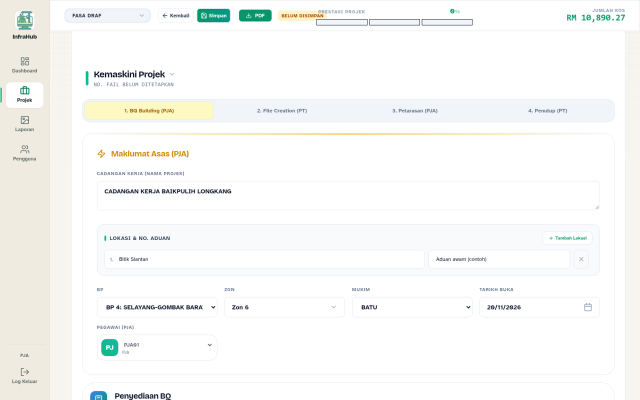
#> input picture docs/overhaul/v2/reports/img/P2/00-before-desktop-header.png, 1280 x 800 px, given in place of kit-desktop.png, which was not available (shown at 1/2 size)
$ python prep_crops.py
#> lines starting #> are read from the running program, lines starting #| are printed output that depends on the picture
"""Crop screenshots for the R1 chapters into img/r1/*.png (originals stay untouched in img-v2/).

Kit slices are cut at the section gaps found by find_gaps.py. P2/D crops are cut around the dialog or header.
Writes ref/crops.png, a contact sheet for checking the crops by eye.
"""
import os

from PIL import Image

HERE = os.path.dirname(os.path.abspath(__file__))
SRC = os.path.join(HERE, "img-v2")
OUT = os.path.join(HERE, "img", "r1")
os.makedirs(OUT, exist_ok=True)

KIT = {"kit-tokens": (100, 410, 1180, 866), "kit-buttons": (100, 948, 1180, 1444), "kit-chips": (100, 1526, 1180, 1897),
       "kit-flow": (100, 1981, 1180, 2561), "kit-count": (100, 2644, 1180, 2852), "kit-diff": (100, 2934, 1180, 3513),
       "kit-bq": (100, 3595, 1180, 3906)}
CROPS = {  # out name: (source file, box)
    "p2-swap": ("P2/03-desktop-swap-list.png", (380, 230, 900, 570)),
    "p2-preview": ("P2/04-desktop-reprice-preview.png", (380, 100, 900, 700)),
    "p2-rowflag": ("P2/05-desktop-row-indicator.png", (400, 60, 1280, 800)),
    "p2-decision": ("P2/05b-desktop-decision-sheet.png", (400, 140, 890, 720)),
    "p2-banner": ("P2/13-desktop-ditutup-banner-locked.png", (170, 170, 1250, 480)),
    "p2-picker": ("P2/02-desktop-picker.png", (230, 70, 1050, 730)),
    "p2-phone-before": ("P2/00-before-phone430-header.png", (0, 0, 860, 1230)),
    "p2-phone-after": ("P2/00-after-phone430-header.png", (0, 0, 860, 1230)),
    "p2-phone-stepper": ("P2/07-phone430-stepper-open.png", (0, 0, 860, 1230)),
    "p2-phone-preview": ("P2/09-phone430-reprice-preview.png", (0, 560, 860, 1700)),
    "p2-phone-locked": ("P2/14-phone430-locked-swap.png", (0, 560, 860, 1700)),
    "p2-phone-row": ("P2/10-phone430-row-indicator.png", (0, 150, 860, 1380)),
    "d-dash-phone": ("D/dashboard-phone.png", (0, 0, 860, 1300)),
    "d-sheet-phone": ("D/kit-sheet-phone.png", (0, 880, 860, 1864)),
}

made = {}
kit = Image.open(os.path.join(SRC, "D", "kit-desktop.png")).convert("RGB")
#> kit is the input picture: PIL image 1280x800 RGB; mean R, G, B 248.4, 249.1, 247.7
for name, box in KIT.items():
    kit.crop(box).save(os.path.join(OUT, name + ".png"))
#> this loop made 7 passes
#> pass 1, `kit.crop(box).save(os.path.join(OUT, name + ".png"))`:
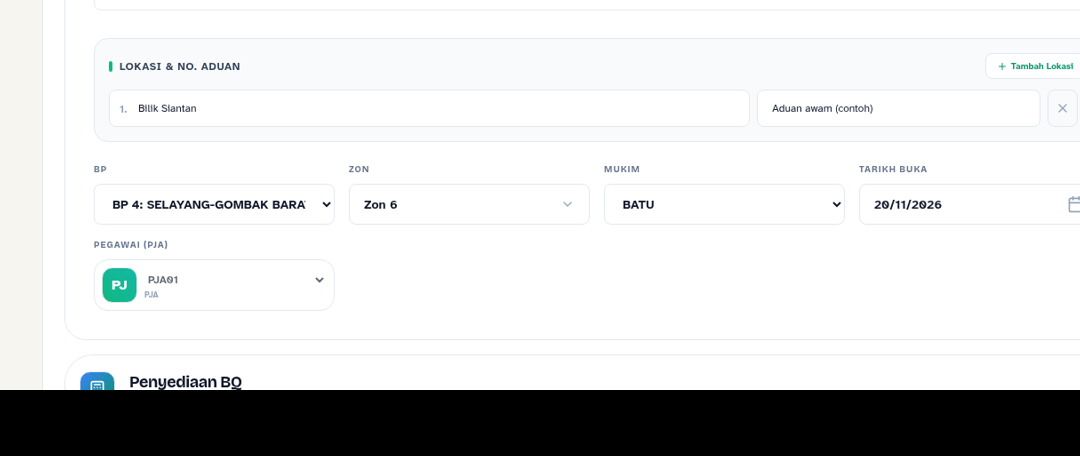
#> saved as kit-tokens.png: PIL image 1080x456 RGB; mean R, G, B 214, 214.9, 215.3
for name, (rel, box) in CROPS.items():
    im = Image.open(os.path.join(SRC, rel)).convert("RGB")
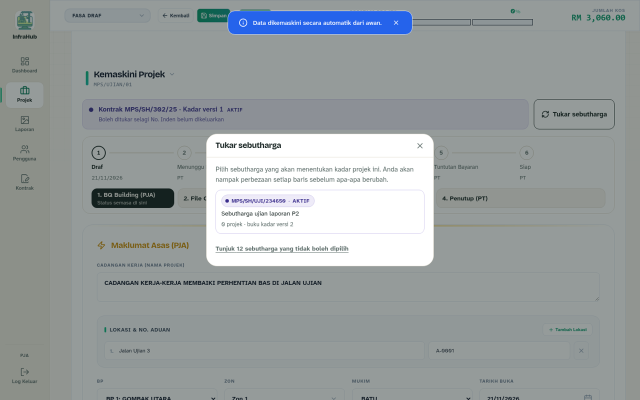
#> input picture docs/overhaul/v2/reports/img/P2/03-desktop-swap-list.png, 1280 x 800 px, found by its file name (shown at 1/2 size)
#> im is the input picture: PIL image 1280x800 RGB; mean R, G, B 154.4, 160.6, 161.8
    im.crop(box).save(os.path.join(OUT, name + ".png"))
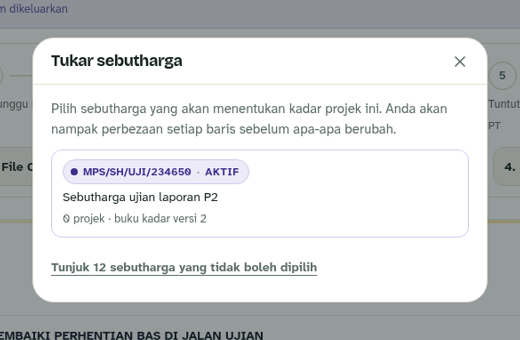
#> saved as p2-swap.png: PIL image 520x340 RGB; mean R, G, B 212.7, 214.7, 215.6
    made[name] = box
#> pass 2 of the loop `for name, (rel, box) in CROPS.items():`:
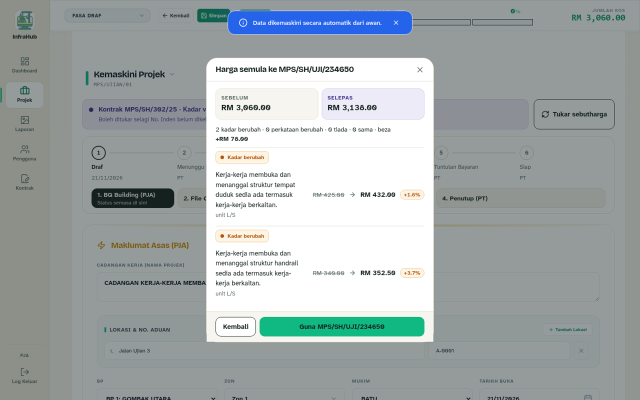
#> input picture docs/overhaul/v2/reports/img/P2/04-desktop-reprice-preview.png, 1280 x 800 px, found by its file name (shown at 1/2 size)
#> im is the input picture: PIL image 1280x800 RGB; mean R, G, B 164.8, 172.1, 172.2
#> `im.crop(box).save(os.path.join(OUT, name + ".png"))`:
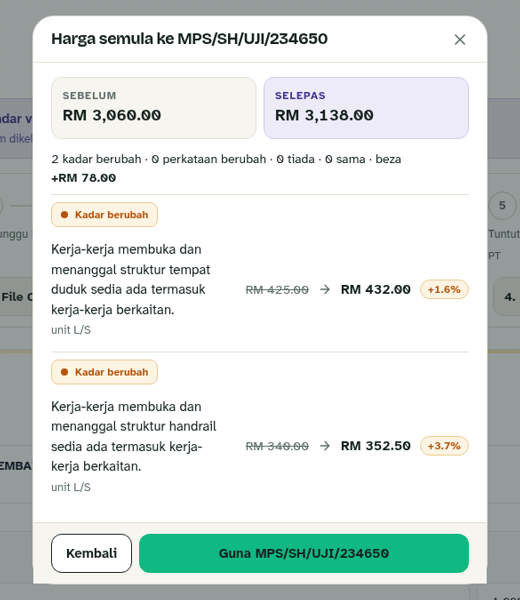
#> saved as p2-preview.png: PIL image 520x600 RGB; mean R, G, B 218.4, 225.6, 222.7
#> pass 3 of the loop `for name, (rel, box) in CROPS.items():`:
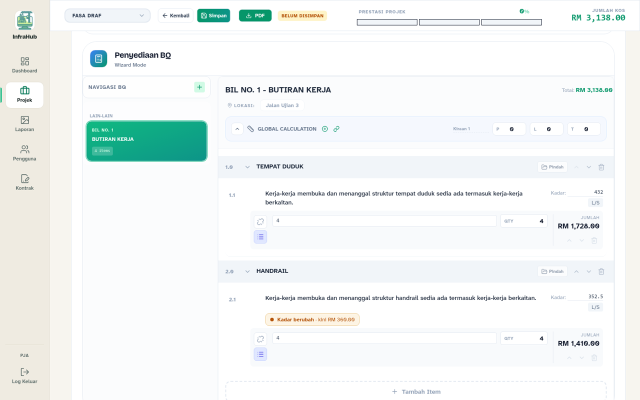
#> input picture docs/overhaul/v2/reports/img/P2/05-desktop-row-indicator.png, 1280 x 800 px, found by its file name (shown at 1/2 size)
#> im is the input picture: PIL image 1280x800 RGB; mean R, G, B 242, 246, 245.3
#> `im.crop(box).save(os.path.join(OUT, name + ".png"))`:
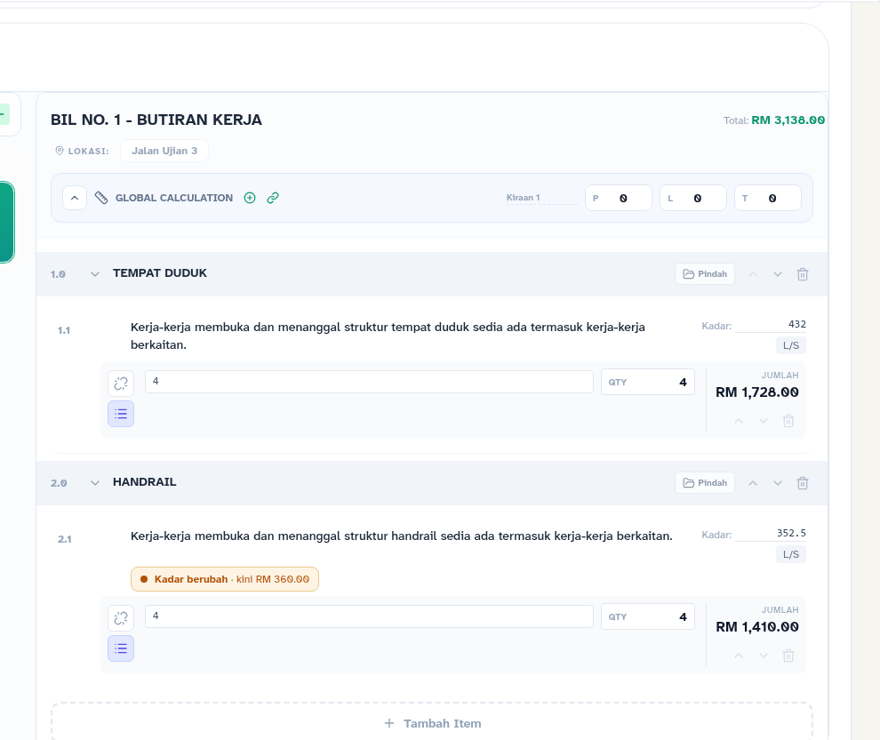
#> saved as p2-rowflag.png: PIL image 880x740 RGB; mean R, G, B 247.6, 249, 250.2
#> (the run stopped early here; a loop or call above may not have finished)
